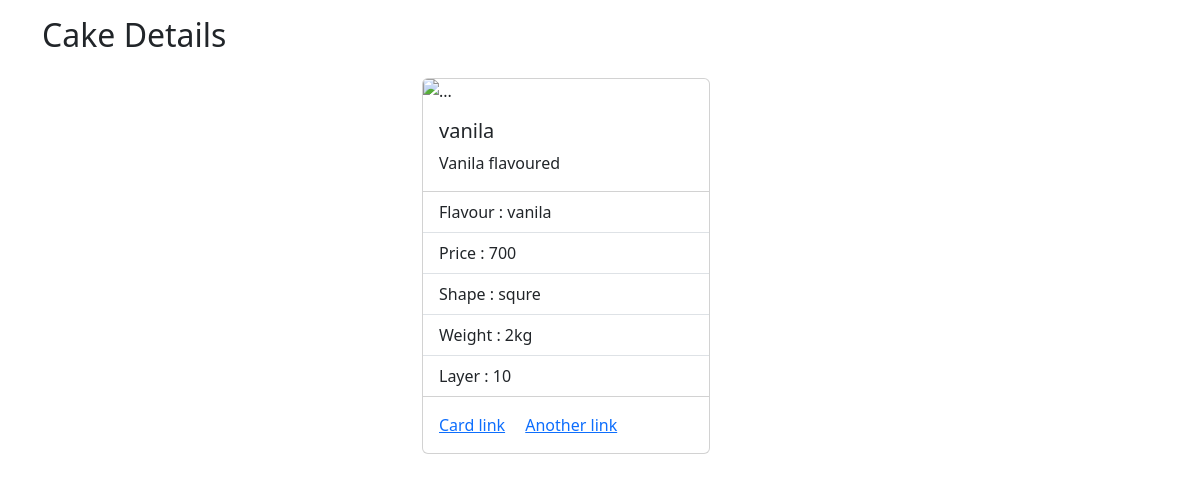
Screenshot of /cakebox/35 with the database file from the repository.
### myapp/models.py (models this page shows, shortened)
class Cakes(models.Model):
    name=models.CharField(max_length=100)
    flavour=models.CharField(max_length=100)
    price=models.PositiveIntegerField()
    shape=models.CharField(max_length=100)
    weight=models.CharField(max_length=100)
    layer=models.CharField(max_length=50)
    descriptions=models.CharField(max_length=300)
    date=models.DateTimeField(auto_now_add=True)
    photo=models.ImageField(upload_to="images",null=True,blank=True)

### myapp/views.py (the view)
# urls.py: path('cakebox/<int:pk>',views.CakeBoxDetailView.as_view(),name="cakebox-detail"),
class CakeBoxDetailView(View):
    def get(self,request,*args,**kwargs):
        id=kwargs.get("pk")
        qs=Cakes.objects.get(id=id)
        return render(request,"cakebox-detail.html",{"cake":qs})

### myapp/templates/cakebox-detail.html (shortened to what this page needs)
<!DOCTYPE html>
<html lang="en">
<head>
    <link href="https://cdn.jsdelivr.net/npm/bootstrap@5.3.0-alpha2/dist/css/bootstrap.min.css" rel="stylesheet">
</head>
<body>
    <div class="container">
        <h2 class="mt-3">Cake Details</h2>
        <div class="row">
            <div class="col-4"></div>
            <div class="col-4 mt-3">
                <div class="card" style="width: 18rem;">
                    <img src="" class="card-img-top" alt="...">
                    <div class="card-body">
                      <h5 class="card-title">{{cake.name}}</h5>
                      <p class="card-text">{{cake.descriptions}}</p>
                    </div>
                    <ul class="list-group list-group-flush">
                      <li class="list-group-item">Flavour : {{cake.flavour}}</li>
                      <li class="list-group-item">Price : {{cake.price}}</li>
                      <li class="list-group-item">Shape : {{cake.shape}}</li>
                      <li class="list-group-item">Weight : {{cake.weight}}</li>
                      <li class="list-group-item">Layer : {{cake.layer}}</li>
                    </ul>
                    <div class="card-body">
                      <a href="#" class="card-link">Card link</a>
                      <a href="#" class="card-link">Another link</a>
                    </div>
                  </div>
            </div>
            <div class="col-4"></div>
        </div>
    </div>
</body>
</html>

### rows the page displays
Cakes: name "vanila", descriptions "Vanila flavoured", flavour "vanila", price "700", shape "squre", weight "2kg", layer "10"
